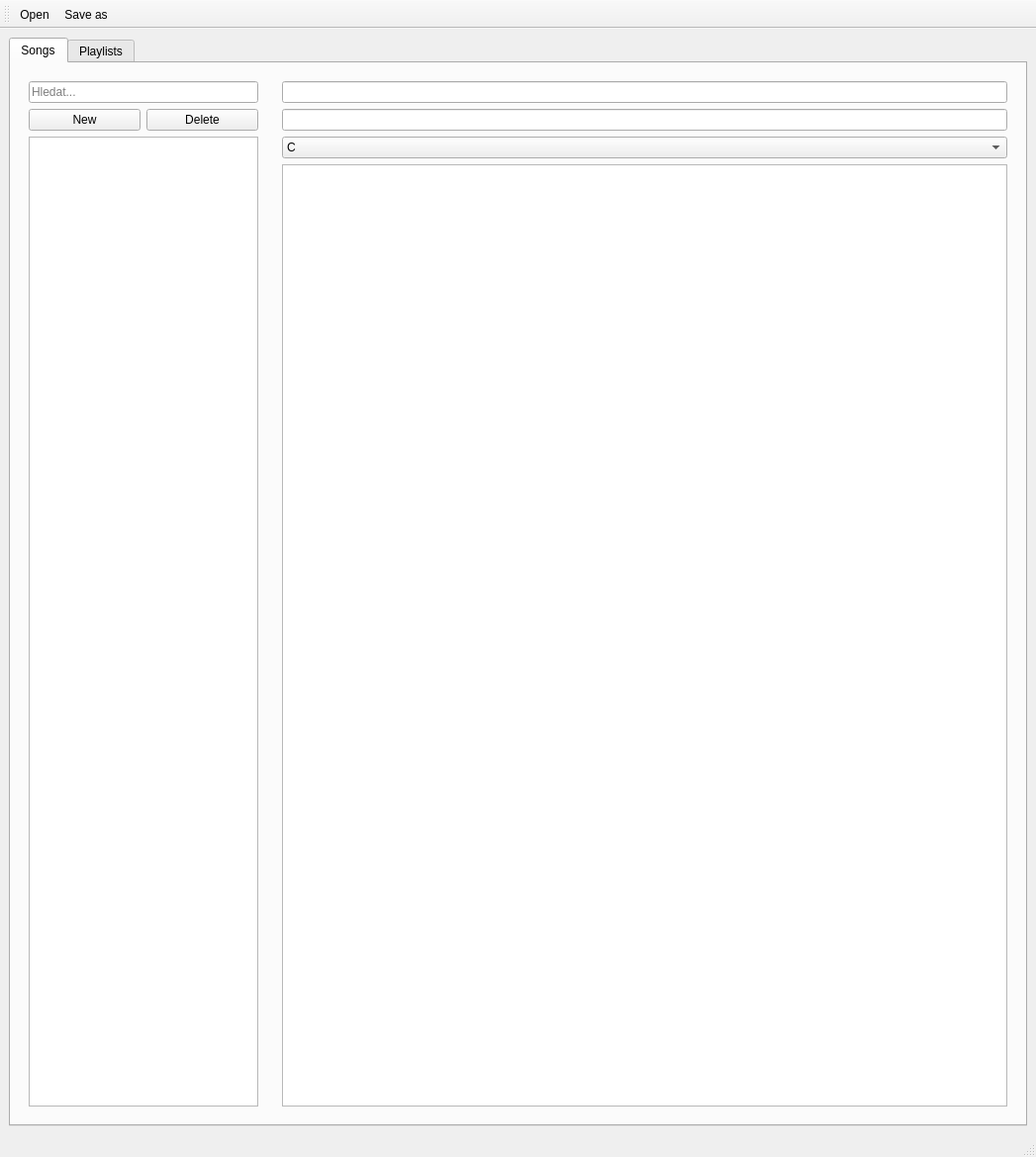
<?xml version="1.0" encoding="UTF-8"?>
<ui version="4.0">
 <class>MainWindow</class>
 <widget class="QMainWindow" name="MainWindow">
  <property name="geometry">
   <rect>
    <x>0</x>
    <y>0</y>
    <width>1047</width>
    <height>1169</height>
   </rect>
  </property>
  <property name="windowTitle">
   <string>SongSheet Editor by Adam Vesely v0.2</string>
  </property>
  <property name="layoutDirection">
   <enum>Qt::LayoutDirection::LeftToRight</enum>
  </property>
  <widget class="QWidget" name="centralwidget">
   <property name="sizePolicy">
    <sizepolicy hsizetype="Expanding" vsizetype="Expanding">
     <horstretch>0</horstretch>
     <verstretch>0</verstretch>
    </sizepolicy>
   </property>
   <layout class="QHBoxLayout" name="horizontalLayout_7">
    <item>
     <widget class="QTabWidget" name="tabWidget">
      <property name="currentIndex">
       <number>0</number>
      </property>
      <widget class="QWidget" name="songEdit">
       <property name="sizePolicy">
        <sizepolicy hsizetype="Expanding" vsizetype="Expanding">
         <horstretch>0</horstretch>
         <verstretch>0</verstretch>
        </sizepolicy>
       </property>
       <attribute name="title">
        <string>Songs</string>
       </attribute>
       <layout class="QVBoxLayout" name="verticalLayout_6">
        <item>
         <layout class="QHBoxLayout" name="horizontalLayout" stretch="1,3">
          <property name="sizeConstraint">
           <enum>QLayout::SizeConstraint::SetDefaultConstraint</enum>
          </property>
          <item>
           <widget class="QWidget" name="leftPanel" native="true">
            <property name="sizePolicy">
             <sizepolicy hsizetype="Expanding" vsizetype="Expanding">
              <horstretch>0</horstretch>
              <verstretch>0</verstretch>
             </sizepolicy>
            </property>
            <layout class="QHBoxLayout" name="horizontalLayout_5">
             <item>
              <layout class="QVBoxLayout" name="verticalLayout_9">
               <item>
                <widget class="QLineEdit" name="searchEdit">
                 <property name="placeholderText">
                  <string>Hledat...</string>
                 </property>
                </widget>
               </item>
               <item>
                <layout class="QHBoxLayout" name="horizontalLayout_6">
                 <item>
                  <widget class="QPushButton" name="actionNewSong">
                   <property name="text">
                    <string>New</string>
                   </property>
                  </widget>
                 </item>
                 <item>
                  <widget class="QPushButton" name="actionDeleteSong">
                   <property name="text">
                    <string>Delete</string>
                   </property>
                  </widget>
                 </item>
                </layout>
               </item>
               <item>
                <widget class="QListWidget" name="songList"/>
               </item>
              </layout>
             </item>
            </layout>
           </widget>
          </item>
          <item>
           <widget class="QWidget" name="rightPanel" native="true">
            <property name="sizePolicy">
             <sizepolicy hsizetype="Expanding" vsizetype="Expanding">
              <horstretch>0</horstretch>
              <verstretch>0</verstretch>
             </sizepolicy>
            </property>
            <layout class="QVBoxLayout" name="verticalLayout_5">
             <item>
              <layout class="QVBoxLayout" name="verticalLayout_10">
               <item>
                <widget class="QLineEdit" name="titleEdit"/>
               </item>
               <item>
                <widget class="QLineEdit" name="artistEdit"/>
               </item>
               <item>
                <widget class="QComboBox" name="keyCombo">
                 <item>
                  <property name="text">
                   <string>C</string>
                  </property>
                 </item>
                 <item>
                  <property name="text">
                   <string>C#</string>
                  </property>
                 </item>
                 <item>
                  <property name="text">
                   <string>D</string>
                  </property>
                 </item>
                 <item>
                  <property name="text">
                   <string>Eb</string>
                  </property>
                 </item>
                 <item>
                  <property name="text">
                   <string>E</string>
                  </property>
                 </item>
                 <item>
                  <property name="text">
                   <string>F</string>
                  </property>
                 </item>
                 <item>
                  <property name="text">
                   <string>F#</string>
                  </property>
                 </item>
                 <item>
                  <property name="text">
                   <string>G</string>
                  </property>
                 </item>
                 <item>
                  <property name="text">
                   <string>Ab</string>
                  </property>
                 </item>
                 <item>
                  <property name="text">
                   <string>A</string>
                  </property>
                 </item>
                 <item>
                  <property name="text">
                   <string>Bb</string>
                  </property>
                 </item>
                 <item>
                  <property name="text">
                   <string>B</string>
                  </property>
                 </item>
                </widget>
               </item>
               <item>
                <widget class="QPlainTextEdit" name="lyricsEdit"/>
               </item>
              </layout>
             </item>
            </layout>
           </widget>
          </item>
         </layout>
        </item>
       </layout>
      </widget>
      <widget class="QWidget" name="playlistEdit">
       <property name="sizePolicy">
        <sizepolicy hsizetype="Expanding" vsizetype="Expanding">
         <horstretch>0</horstretch>
         <verstretch>0</verstretch>
        </sizepolicy>
       </property>
       <attribute name="title">
        <string>Playlists</string>
       </attribute>
       <layout class="QVBoxLayout" name="verticalLayout_4">
        <item>
         <layout class="QHBoxLayout" name="horizontalLayout_2" stretch="1,3">
          <item>
           <layout class="QVBoxLayout" name="leftPanel_2">
            <item>
             <layout class="QHBoxLayout" name="horizontalLayout_3">
              <item>
               <widget class="QPushButton" name="actionNewSetlist">
                <property name="text">
                 <string>New</string>
                </property>
               </widget>
              </item>
              <item>
               <widget class="QPushButton" name="actionDeleteSetlist">
                <property name="text">
                 <string>Delete</string>
                </property>
               </widget>
              </item>
              <item>
               <widget class="QPushButton" name="actionRenameSetlist">
                <property name="text">
                 <string>Rename</string>
                </property>
               </widget>
              </item>
             </layout>
            </item>
            <item>
             <widget class="QListWidget" name="setlistList"/>
            </item>
           </layout>
          </item>
          <item>
           <layout class="QVBoxLayout" name="rightPanel_2">
            <item>
             <layout class="QHBoxLayout" name="horizontalLayout_4">
              <item>
               <layout class="QVBoxLayout" name="verticalLayout_2">
                <item>
                 <widget class="QLineEdit" name="songLibrarySearch">
                  <property name="placeholderText">
                   <string>Search songs...</string>
                  </property>
                 </widget>
                </item>
                <item>
                 <widget class="QListWidget" name="songLibraryList">
                  <property name="dragEnabled">
                   <bool>true</bool>
                  </property>
                  <property name="dragDropMode">
                   <enum>QAbstractItemView::DragDropMode::DragOnly</enum>
                  </property>
                 </widget>
                </item>
               </layout>
              </item>
              <item>
               <layout class="QVBoxLayout" name="verticalLayout">
                <item>
                 <widget class="SetlistWidget" name="setlistSongs">
                  <property name="acceptDrops">
                   <bool>true</bool>
                  </property>
                  <property name="dragEnabled">
                   <bool>true</bool>
                  </property>
                  <property name="dragDropMode">
                   <enum>QAbstractItemView::DragDropMode::DragDrop</enum>
                  </property>
                  <property name="defaultDropAction">
                   <enum>Qt::DropAction::MoveAction</enum>
                  </property>
                 </widget>
                </item>
               </layout>
              </item>
             </layout>
            </item>
           </layout>
          </item>
         </layout>
        </item>
       </layout>
      </widget>
     </widget>
    </item>
   </layout>
  </widget>
  <widget class="QMenuBar" name="menubar">
   <property name="geometry">
    <rect>
     <x>0</x>
     <y>0</y>
     <width>1047</width>
     <height>33</height>
    </rect>
   </property>
  </widget>
  <widget class="QStatusBar" name="statusbar"/>
  <widget class="QToolBar" name="toolBar">
   <property name="windowTitle">
    <string>toolBar</string>
   </property>
   <attribute name="toolBarArea">
    <enum>TopToolBarArea</enum>
   </attribute>
   <attribute name="toolBarBreak">
    <bool>false</bool>
   </attribute>
   <addaction name="actionOpen"/>
   <addaction name="actionSave"/>
  </widget>
  <action name="actionOpen">
   <property name="text">
    <string>Open</string>
   </property>
   <property name="toolTip">
    <string>Open</string>
   </property>
   <property name="menuRole">
    <enum>QAction::MenuRole::NoRole</enum>
   </property>
  </action>
  <action name="actionSave">
   <property name="text">
    <string>Save as...</string>
   </property>
   <property name="toolTip">
    <string>Save as...</string>
   </property>
   <property name="menuRole">
    <enum>QAction::MenuRole::NoRole</enum>
   </property>
  </action>
 </widget>
 <customwidgets>
  <customwidget>
   <class>SetlistWidget</class>
   <extends>QListWidget</extends>
   <header>widgets.setlist_widget</header>
  </customwidget>
 </customwidgets>
 <resources/>
 <connections/>
</ui>
